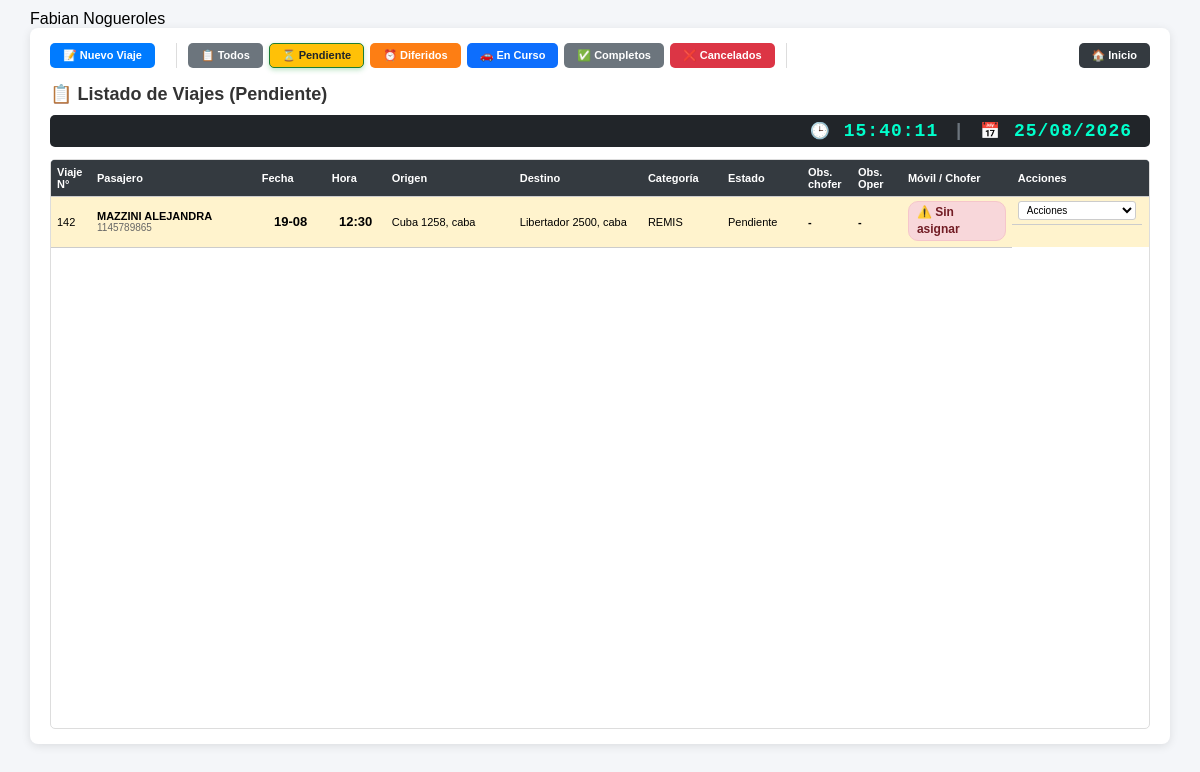
Page /php/00_administracion/despacho_viajes/lista_viajes.php (signed in) on the earlier database version.
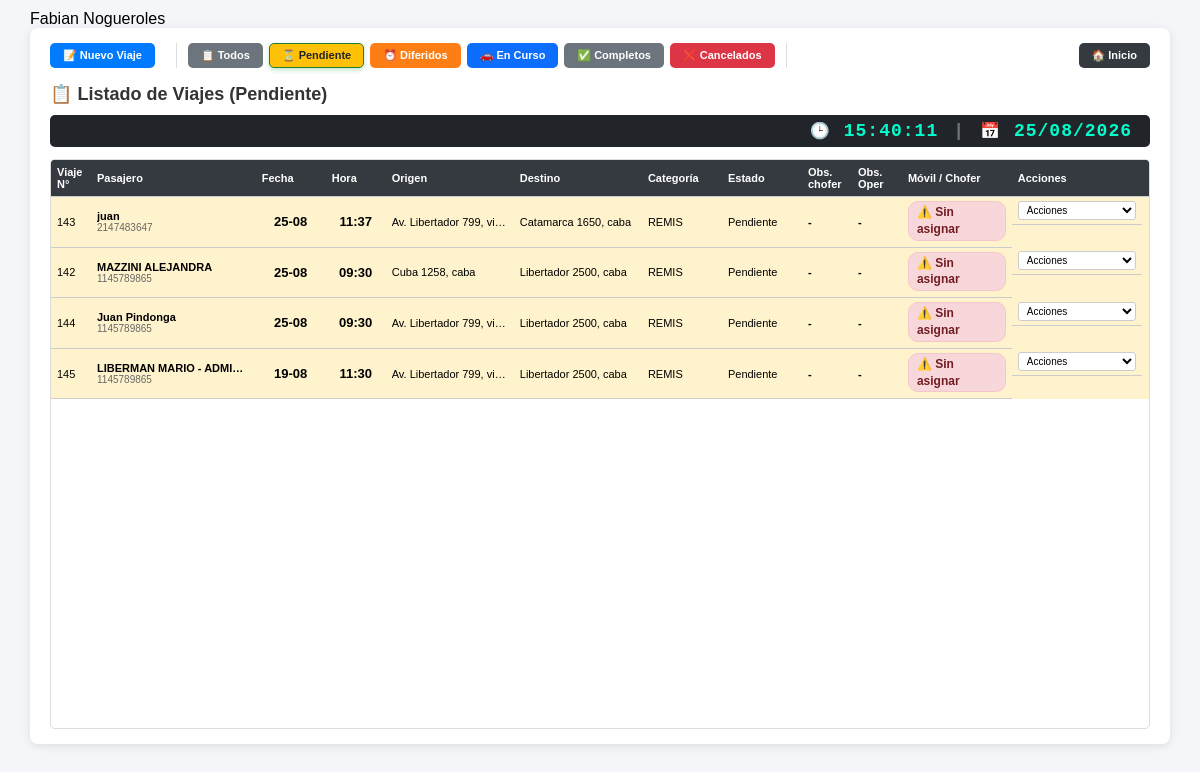
Same page on the later database version.
### tables this page shows
CREATE TABLE `viajes_despacho` (
  `id` int(20) NOT NULL AUTO_INCREMENT,
  `cel_pasaj` int(10) NOT NULL,
  `nombre_pasaj` varchar(50) NOT NULL,
  `direccion_origen` varchar(70) NOT NULL,
  `direccion_destino` varchar(70) DEFAULT NULL,
  `obs_operador` varchar(500) NOT NULL,
  `obs_pasaj` varchar(500) NOT NULL,
  `estado` varchar(15) NOT NULL,
  `diferido` varchar(20) NOT NULL,
  `fecha` date DEFAULT NULL,
  `hora` varchar(11) DEFAULT NULL,
  `categoria_movil` varchar(15) NOT NULL,
  `origen_lat` decimal(10,8) DEFAULT NULL,
  `origen_lng` decimal(11,8) DEFAULT NULL,
  `destino_lat` decimal(10,8) DEFAULT NULL,
  `destino_lng` decimal(11,8) DEFAULT NULL,
  `cc` int(4) DEFAULT NULL,
  `centro_de_costo` int(4) DEFAULT NULL,
  `id_autorizante` int(11) DEFAULT NULL,
  `obs_viaje` varchar(255) NOT NULL,
  `id_chofer` int(4) NOT NULL,
  `asignado_a` int(4) DEFAULT 0,
  `fecha_asignacion` datetime DEFAULT NULL,
  `id_cc` int(4) DEFAULT NULL,
  `km_recorridos` decimal(10,2) NOT NULL,
  `peajes` decimal(5,2) NOT NULL,
  `tiempo_espera` int(10) NOT NULL,
  `observaciones_finalizacion` varchar(100) NOT NULL,
  `fecha_finalizacion` date DEFAULT NULL,
  `chofer_nombre_hist` varchar(100) DEFAULT NULL,
  `chofer_apellido_hist` varchar(100) DEFAULT NULL,
  `chofer_celular_hist` varchar(20) DEFAULT NULL,
  `vehiculo_marca_hist` varchar(50) DEFAULT NULL,
  `vehiculo_modelo_hist` varchar(50) DEFAULT NULL,
  `vehiculo_patente_hist` varchar(20) DEFAULT NULL,
  `vehiculo_color_hist` varchar(20) DEFAULT NULL,
  PRIMARY KEY (`id`)
);

### php/00_administracion/despacho_viajes/lista_viajes.php (the view, shortened to what the changed rows need)
<?php
$filtro_estado = isset($_GET['filtro']) ? $_GET['filtro'] : 'pendiente';
function obtenerViajesFiltrados($filtro = 'pendiente')
{
    $conn = conexion();
    $sql = "SELECT * FROM viajes_despacho WHERE 1=1";
    switch ($filtro) {
        case 'pendiente':
            $sql .= " AND estado = 'Pendiente'";
            break;
    }
    $sql .= " ORDER BY fecha DESC, hora DESC";
    $stmt = $conn->prepare($sql);
    $stmt->execute();
    return $stmt->fetchAll(PDO::FETCH_ASSOC);
}
$viajes = obtenerViajesFiltrados($filtro_estado);
?>
<!DOCTYPE html>
<html lang="es">
<head>
    <link rel="stylesheet" href="../../../css/estilos.css">
    <link rel="stylesheet" href="https://unpkg.com/leaflet@1.9.4/dist/leaflet.css" />
    <link rel="stylesheet" href="../../../css/listado_viajes.css">
</head>
<body>
    <div class="container">
        <div class="card">
            <div class="tabla-scroll">
                <table class="table">
                    <thead>
                        <tr>
                            <th class="col-id">Viaje N°</th>
                            <th class="col-pasajero">Pasajero</th>
                            <th class="col-fe-tiempo">Fecha</th>
                            <th class="col-tiempo">Hora</th>
                            <th class="col-direccion">Origen</th>
                            <th class="col-direccion">Destino</th>
                            <th class="col-cat">Categoría</th>
                            <th class="col-tipo">Estado</th>
                            <th class="col-obs">Obs. chofer</th>
                            <th class="col-obs">Obs. Oper</th>
                            <th class="col-asignado">Móvil / Chofer</th>
                            <th class="col-acciones">Acciones</th>
                        </tr>
                    </thead>
                    <tbody>
                        <?php if (empty($viajes)): ?>
                            <tr>
                                <td colspan="12" class="mensaje-vacio">No hay viajes en esta categoría</td>
                            </tr>
                            <?php else: foreach ($viajes as $v): ?>
                                <?php
                                $clase_fila = '';
                                if ($v['estado'] == 'Pendiente') {
                                    $clase_fila = 'fila-pendiente';
                                } elseif ($v['estado'] == 'Diferido') {
                                    $clase_fila = 'fila-diferido';
                                } elseif ($v['estado'] == 'Asignado') {
                                    $clase_fila = 'fila-asignado';
                                } elseif ($v['estado'] == 'En Curso') {
                                    $clase_fila = 'fila-asignado';
                                } elseif ($v['estado'] == 'Completo') {
                                    $clase_fila = 'fila-completo';
                                } elseif ($v['estado'] == 'Cancelado') {
                                    $clase_fila = 'fila-cancelado';
                                }
                                ?>
                                <tr class="<?= $clase_fila ?>">
                                    <td class="col-id"><?= $v['id'] ?></td>
                                    <td class="col-pasajero">
                                        <strong title="<?= htmlspecialchars($v['nombre_pasaj']) ?>">
                                            <?= htmlspecialchars($v['nombre_pasaj']) ?>
                                        </strong>
                                        <small title="<?= htmlspecialchars($v['cel_pasaj']) ?>">
                                            <?= htmlspecialchars($v['cel_pasaj']) ?>
                                        </small>
                                    </td>
                                    <td class="col-fe-tiempo" style="font-weight:bold; font-size:13px; text-align:center;">
                                        <?= date('d-m', strtotime($v['fecha'])) ?>
                                    </td>
                                    <td class="col-tiempo" style="font-weight:bold; font-size:13px; text-align:center;">
                                        <?= substr($v['hora'], 0, 5) ?>
                                    </td>
                                    <td class="col-direccion" title="<?= htmlspecialchars($v['direccion_origen']) ?>">
                                        <?= htmlspecialchars($v['direccion_origen']) ?>
                                    </td>
                                    <td class="col-direccion" title="<?= htmlspecialchars($v['direccion_destino']) ?>">
                                        <?= htmlspecialchars($v['direccion_destino']) ?>
                                    </td>
                                    <td class="col-cat"><?= $v['categoria_movil'] ?></td>
                                    <td class="col-tipo"><?= $v['estado'] ?></td>
                                    <td class="col-obs text-obs tooltip-gris" data-texto="<?= htmlspecialchars($v['obs_pasaj'] ?? '') ?>">
                                        <?php if (!empty($v['obs_pasaj'])): ?>
                                            <span class="icon-obs">✔</span>
                                        <?php else: ?>
                                            <span class="icon-obs">-</span>
                                        <?php endif; ?>
                                    </td>
                                    <td class="col-obs text-obs" data-texto="<?= htmlspecialchars($v['obs_operador'] ?? '') ?>">
                                        <?php if (!empty($v['obs_operador'])): ?>
                                            <span class="icon-obs">✔</span>
                                        <?php else: ?>
                                            <span class="icon-obs">-</span>
                                        <?php endif; ?>
                                    </td>
                                    <td class="col-asignado">
                                        <?php if (!empty($v['asignado_a'])): ?>
                                            <?php $chofer = obtenerChoferPorMovil($v['asignado_a']); ?>
                                            <?php $nombreChofer = ($chofer) ? $chofer['nombre'] . ' ' . $chofer['apellido'] : ''; ?>
                                            <span class="badge-asignado si">
                                                <span class="movil">🚗 <?= $v['asignado_a'] ?></span>
                                                <?php if ($nombreChofer): ?>
                                                    <span class="chofer">👤 <?= $nombreChofer ?></span>
                                                <?php endif; ?>
                                            </span>
                                        <?php else: ?>
                                            <span class="badge-asignado no">
                                                <span class="movil">⚠️ Sin asignar</span>
                                            </span>
                                        <?php endif; ?>
                                    </td>
                                    <td class="col-acciones">
                                        <?php if ($filtro_estado !== 'completos' && $filtro_estado !== 'cancelados'): ?>
                                            <select name="acciones_viaje" class="acciones-select" onchange="evaluarAccion(this, <?= $v['id'] ?>)">
                                                <option value="">Acciones</option>
                                            </select>
                                        <?php else: ?>
                                            <span style="color:#999; font-size:10px;">---</span>
                                        <?php endif; ?>
                                    </td>
                                </tr>
                        <?php endforeach;
                        endif; ?>
                    </tbody>
                </table>
            </div>
        </div>
    </div>
</body>
</html>

Differences in the rows shown:
now on this page (row edited): viajes_despacho: id "143", nombre_pasaj "juan", cel_pasaj "2147483647", fecha "25-08", hora "11:37", direccion_origen "Av. Libertador 799, vi…", direccion_destino "Catamarca 1650, caba", categoria_movil "REMIS", estado "Pendiente", asignado_a "⚠️ Sin asignar"
changed viajes_despacho "MAZZINI ALEJANDRA": fecha "19-08" → "25-08"; hora "12:30" → "09:30"
added viajes_despacho: id "144", nombre_pasaj "Juan Pindonga", cel_pasaj "1145789865", fecha "25-08", hora "09:30", direccion_origen "Av. Libertador 799, vi…", direccion_destino "Libertador 2500, caba", categoria_movil "REMIS", estado "Pendiente", asignado_a "⚠️ Sin asignar"
added viajes_despacho: id "145", nombre_pasaj "LIBERMAN MARIO - ADMI…", cel_pasaj "1145789865", fecha "19-08", hora "11:30", direccion_origen "Av. Libertador 799, vi…", direccion_destino "Libertador 2500, caba", categoria_movil "REMIS", estado "Pendiente", asignado_a "⚠️ Sin asignar"
